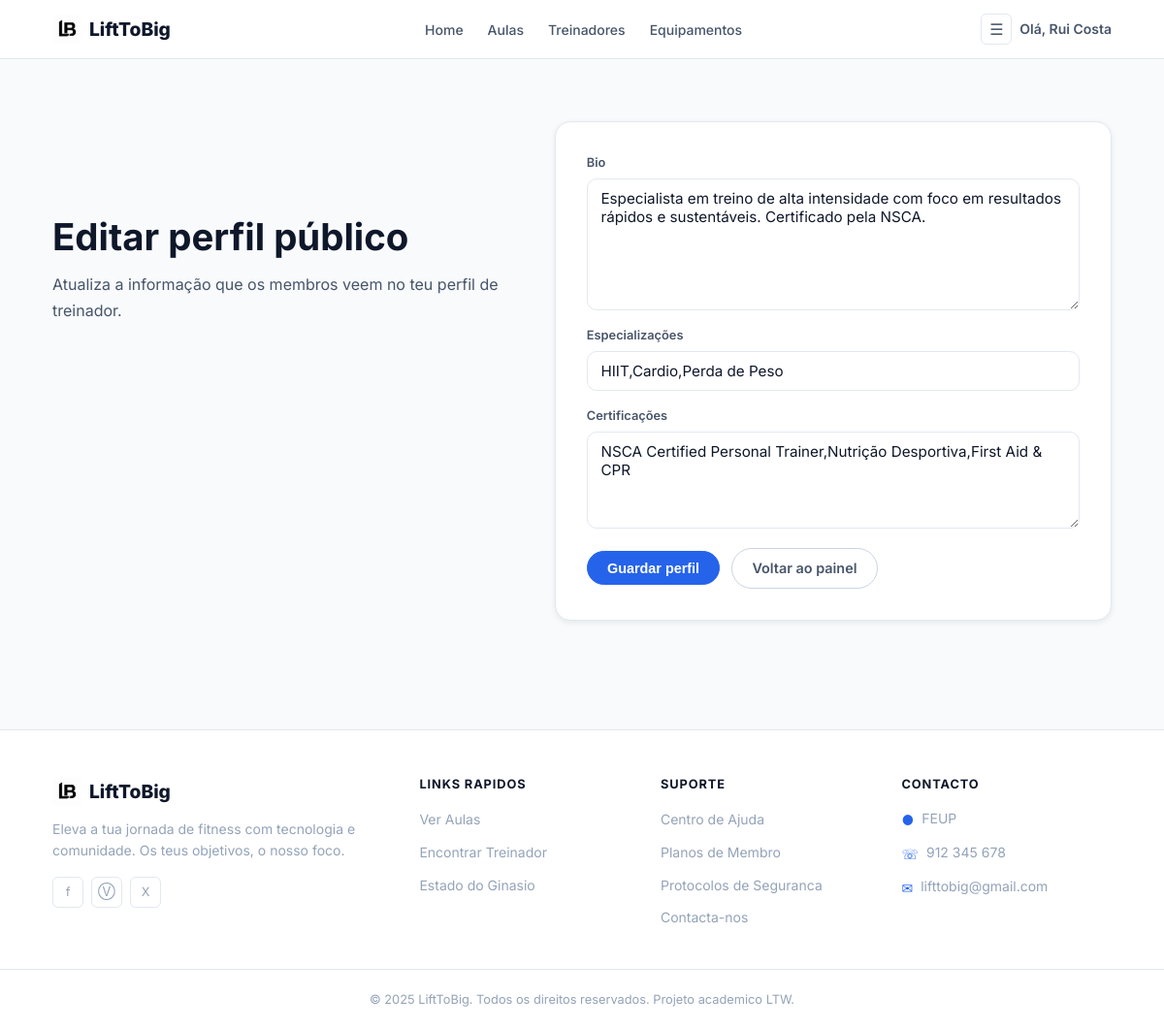
Page /pages/trainer_profile_edit.php (signed in) on the committed database.
### tables this page shows
CREATE TABLE trainer (
  id INTEGER PRIMARY KEY AUTOINCREMENT,
  user_id INTEGER NOT NULL UNIQUE,
  bio TEXT,
  specializations TEXT,
  certifications TEXT,
  rating REAL DEFAULT 0,
  FOREIGN KEY (user_id) REFERENCES user(id)
    ON DELETE CASCADE
);

### utils/session.php (called while the page is built, shortened)
<?php
function getOldInput(array $defaults = []): array {
    $oldInput = $_SESSION['old_input'] ?? [];
    return array_merge($defaults, $oldInput);
}
function getUserId(): ?int {
    return isset($_SESSION['user_id']) ? (int) $_SESSION['user_id'] : null;
}

### database/Trainer.php (called while the page is built, shortened)
<?php
class Trainer {
    public static function findByUserId(PDO $db, int $userId): ?array {
        $stmt = $db->prepare('
            SELECT id, user_id, bio, specializations, certifications, rating
            FROM trainer
            WHERE user_id = ?
        ');
        $stmt->execute([$userId]);
        $trainer = $stmt->fetch(PDO::FETCH_ASSOC);
        return $trainer ?: null;
    }
}

### pages/trainer_profile_edit.php (the view, shortened to what this page needs)
<?php
require_once __DIR__ . '/../database/connection.php';
require_once __DIR__ . '/../database/Trainer.php';
require_once __DIR__ . '/../utils/session.php';
$db = getDB();
$trainer = Trainer::findByUserId($db, (int) getUserId());
$old = getOldInput([
  'bio' => $trainer['bio'] ?? '',
  'specializations' => $trainer['specializations'] ?? '',
  'certifications' => $trainer['certifications'] ?? '',
]);
require __DIR__ . '/../templates/header.php';
?>
  <main>
    <section class="account" aria-labelledby="trainer-profile-heading">
      <div class="container account-inner">
        <div class="account-heading">
          <h1 id="trainer-profile-heading">Editar perfil público</h1>
          <p>Atualiza a informação que os membros veem no teu perfil de treinador.</p>
        </div>
        <div class="account-panel">
          <form action="../actions/action_update_trainer_profile.php" method="POST" class="account-form">
            <div class="form-group">
              <label for="bio">Bio</label>
              <textarea id="bio" name="bio" rows="6" maxlength="1000" placeholder="Resumo da tua experiência, abordagem e objetivos como treinador."><?= htmlspecialchars($old['bio']) ?></textarea>
            </div>
            <div class="form-group">
              <label for="specializations">Especializações</label>
              <input
                type="text"
                id="specializations"
                name="specializations"
                value="<?= htmlspecialchars($old['specializations']) ?>"
                maxlength="500"
                placeholder="Ex: Força, Mobilidade, HIIT"
              />
            </div>
            <div class="form-group">
              <label for="certifications">Certificações</label>
              <textarea id="certifications" name="certifications" rows="4" maxlength="700" placeholder="Separa certificações por vírgulas."><?= htmlspecialchars($old['certifications']) ?></textarea>
            </div>
            <div class="form-actions">
              <button type="submit" class="btn btn-primary">Guardar perfil</button>
              <a href="trainer_dashboard.php" class="btn btn-ghost">Voltar ao painel</a>
            </div>
          </form>
        </div>
      </div>
    </section>
  </main>
<?php require __DIR__ . '/../templates/footer.php'; ?>

### css/base.css (style rules this page uses)
:root { --color-primary: #2563eb; --color-primary-dark: #1d4ed8; --color-primary-light: #eff6ff; --color-bg: #ffffff; --color-bg-soft: #f8fafc; --color-bg-blue: #eff6ff; --color-surface: #ffffff; --color-border: #e2e8f0; --color-border-strong: #cbd5e1; --color-text: #0f172a; --color-text-secondary: #475569; --color-text-muted: #94a3b8; --color-success: #16a34a; --color-success-bg: #f0fdf4; --color-warning: #d97706; --color-warning-bg: #fffbeb; --font-body: 'Inter', 'Segoe UI', system-ui, -apple-system, sans-serif; --space-xl: 4rem; --radius-sm: 6px; --radius-md: 10px; --radius-lg: 16px; --radius-xl: 24px; --radius-full: 9999px; --shadow-sm: 0 2px 6px rgba(0,0,0,.08); --shadow-md: 0 6px 14px rgba(0,0,0,.10); --shadow-lg: 0 10px 25px rgba(0,0,0,.12); --container-max: 1140px; --container-pad: 1.5rem; }
*, *::before, *::after { box-sizing: border-box; margin: 0; padding: 0; }
body { font-family: var(--font-body); background-color: var(--color-bg); color: var(--color-text); line-height: 1.6; min-height: 100vh; }
h1, h2, h3, h4, h5, h6 { font-weight: 700; line-height: 1.2; color: var(--color-text); }
h1 { font-size: 3.25rem; }
p { font-size: 1rem; color: var(--color-text-secondary); line-height: 1.7; }
a { color: var(--color-primary); text-decoration: none; transition: color .2s; }
.container { max-width: var(--container-max); margin-inline: auto; padding-inline: var(--container-pad); }

### css/components.css (style rules this page uses)
.btn { display: inline-flex; align-items: center; justify-content: center; gap: .4em; font-size: .9rem; font-weight: 600; padding: .6em 1.4em; border-radius: var(--radius-full); border: 1px solid transparent; cursor: pointer; white-space: nowrap; transition: .2s; }
.btn-primary { background: var(--color-primary); color: #fff; border-color: var(--color-primary); }
.btn-ghost { background: transparent; color: var(--color-text-secondary); border-color: var(--color-border-strong); }
label { display: block; font-size: .8rem; font-weight: 600; color: var(--color-text-secondary); margin-bottom: .35rem; }
.form-group { display: flex; flex-direction: column; }
input[type="text"], input[type="email"], input[type="password"], input[type="search"], input[type="number"], input[type="tel"], select, textarea { display: block; width: 100%; font-family: var(--font-body); font-size: .95rem; color: var(--color-text); background: var(--color-bg); border: 1px solid var(--color-border); border-radius: var(--radius-md); padding: .65em .9em; transition: .2s; }
input::placeholder, textarea::placeholder { color: var(--color-text-muted); }
textarea { resize: vertical; min-height: 100px; }
.form-actions { margin-top: .25rem; }

### css/account.css (style rules this page uses)
.account { padding: 4rem 0 7rem; background: var(--color-bg-soft); }
.account-inner { display: grid; grid-template-columns: minmax(0, .9fr) minmax(0, 1.1fr); gap: 3rem; align-items: start; }
.account-heading { max-width: 480px; }
.account-heading h1 { margin-top: 6rem; font-size: 2.4rem; }
.account-heading p { margin-top: .8rem; }
.account-panel { background: var(--color-surface); border: 1px solid var(--color-border); border-radius: var(--radius-lg); box-shadow: var(--shadow-sm); padding: 2rem; }
.account-form { display: flex; flex-direction: column; gap: 1rem; }
.account .form-actions { display: flex; align-items: center; flex-wrap: wrap; gap: .75rem; }

### rows in the picture
trainer: bio "Especialista em treino de alta intensidade com foco em resultados rápidos e sustentáveis. Certificado pela NSCA.", specializations "HIIT,Cardio,Perda de Peso", certifications "NSCA Certified Personal Trainer,Nutrição Desportiva,First Aid & CPR"

### other values in the picture
$link['label'] "Home"
$link['label'] "Aulas"
$link['label'] "Treinadores"
$link['label'] "Equipamentos"
$userName "Rui Costa"
